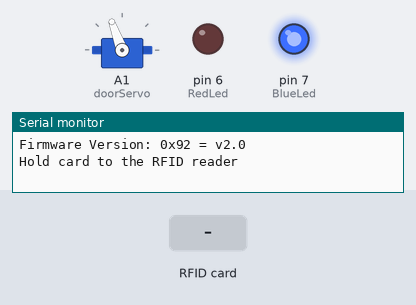
A program run on a simulated Arduino Uno, built with avr-gcc and run on an emulated ATmega328P. On the bench: servo, output pins drawn as LEDs (lit = HIGH), the last lines printed to the serial monitor. The test bench sets the inputs (shaded band). Pins used as bus, display or sensor lines are not drawn.

Above: at 1.2 s.
1.3 s: RFID card 5E 7A 19 C4 held to the reader
At 1.8 s:
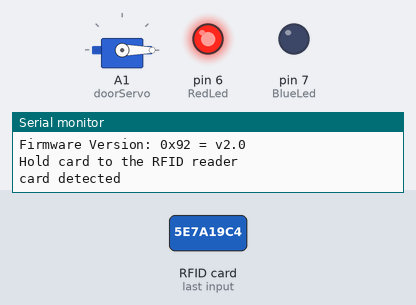
4.3 s: RFID card 01 02 03 04 held to the reader
At 9.6 s:
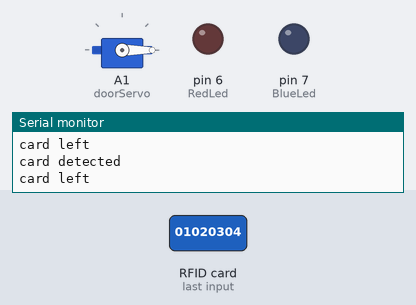
Timing chart, 0 to 11.1 s (numbered marks = the images above; inputs shaded):
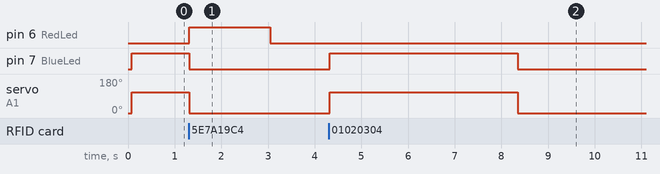

Measured:
- after the input at 1.3 s, pin 6 (RedLed): LOW → HIGH at once, → LOW 1.7 s later; pin 7 (BlueLed): HIGH → LOW after 0.01 s instead of 1.7 s; servo on A1 (doorServo): 110° → 0° after 0.01 s instead of 1.7 s
- after the input at 4.3 s, pin 7 (BlueLed): LOW → HIGH at once, → LOW 4.0 s later; servo on A1 (doorServo): 0° → 110° at once, → 0° 4.0 s later

The program:

main.cpp
```cpp
#include <SPI.h>
#include <MFRC522.h>
#include <Servo.h>

#define RedLed 6
#define BlueLed 7

// Create MFRC522 instance.
#define RST_PIN         9
#define SS_PIN          10
MFRC522 mfrc522(SS_PIN, RST_PIN);

enum state {CorrectUid, WrongUid, DoorOpened};

Servo doorServo;

String UidContent();
void DoorStatus(state currentState);
void CloseDoor();
void OpenDoor();
void WaitForScannedCard();


state doorState;

long msStart = 0;
long msCurrent = 0;
long cardClock = 1000;
long doorClock = 3000;
unsigned long lastScanned;

bool cardIsOn = false;

void setup() {
	Serial.begin(9600);
	while (!Serial);
	SPI.begin();			// Init SPI bus

	pinMode(RedLed, OUTPUT);
	pinMode(BlueLed, OUTPUT);

  doorServo.attach(A1);
	CloseDoor();
	digitalWrite(RedLed, LOW);
	digitalWrite(BlueLed, LOW);

	mfrc522.PCD_Init();		// Init MFRC522
	mfrc522.PCD_DumpVersionToSerial();	// Show details of PCD - MFRC522 Card Reader details
	Serial.println(F("Hold card to the RFID reader"));
	Serial.println("");
}

void loop() {
  msStart = millis();

  WaitForScannedCard();

  if (cardIsOn == false && msStart - msCurrent > doorClock)
  {
    doorState = DoorOpened;
  }
  else if (cardIsOn){
    //comparing the contents
    if (UidContent().substring(1) == "01 02 03 04") {
      doorState = CorrectUid;
      msCurrent = msStart;
    }
    else {
      doorState = WrongUid;
    }
  }

  DoorStatus(doorState);
}
void WaitForScannedCard() {
  // Look for new cards
	if (mfrc522.PICC_IsNewCardPresent() && mfrc522.PICC_ReadCardSerial()){
    lastScanned = msStart;
    if (cardIsOn == false){
      Serial.println("card detected");
      cardIsOn = true;
    }
    // Halt PICC
    mfrc522.PICC_HaltA();

  }
  else if (cardIsOn && (msStart - lastScanned > cardClock)){
    cardIsOn = false;
    Serial.println("card left");
  }


}

// To set the state of the door and the led lights
void DoorStatus(state currentState){
  switch (currentState)
  {
  case CorrectUid:
    OpenDoor();
    digitalWrite(RedLed, LOW);
	  digitalWrite(BlueLed, HIGH);
    break;

  case WrongUid:
    CloseDoor();
    digitalWrite(RedLed, HIGH);
	  digitalWrite(BlueLed, LOW);
    break;

  case DoorOpened:
    CloseDoor();
    digitalWrite(RedLed, LOW);
	  digitalWrite(BlueLed, LOW);
    break;

  default:
    break;
  }

};

String UidContent(){ //saving the contents of the uid, to be compair
  String Uid = "";
  for (byte i = 0; i < mfrc522.uid.size; i++) {
    Uid.concat(String(mfrc522.uid.uidByte[i] < 0x10 ? " 0" : " "));
    Uid.concat(String(mfrc522.uid.uidByte[i], HEX));
  }
  return Uid;
}

void CloseDoor(){doorServo.write(0);}  // To move servo to close door
void OpenDoor(){doorServo.write(110);} // To move servo to open door
```
